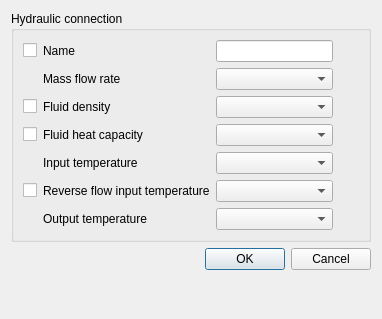
<?xml version="1.0" encoding="UTF-8"?>
<ui version="4.0">
 <class>Dialog</class>
 <widget class="QDialog" name="Dialog">
  <property name="geometry">
   <rect>
    <x>0</x>
    <y>0</y>
    <width>382</width>
    <height>319</height>
   </rect>
  </property>
  <property name="windowTitle">
   <string>Dialog</string>
  </property>
  <layout class="QVBoxLayout" name="verticalLayout">
   <item>
    <widget class="QGroupBox" name="groupBox">
     <property name="title">
      <string>Hydraulic connection</string>
     </property>
     <layout class="QGridLayout" name="gridLayout">
      <item row="0" column="0">
       <widget class="QCheckBox" name="nameCheckBox">
        <property name="text">
         <string/>
        </property>
        <property name="checked">
         <bool>false</bool>
        </property>
       </widget>
      </item>
      <item row="0" column="1">
       <widget class="QLabel" name="label">
        <property name="text">
         <string>Name</string>
        </property>
       </widget>
      </item>
      <item row="0" column="2">
       <widget class="QLineEdit" name="nameLineEdit"/>
      </item>
      <item row="0" column="3">
       <widget class="QWidget" name="bulkLengthInfoIconWidget_2" native="true">
        <property name="sizePolicy">
         <sizepolicy hsizetype="Preferred" vsizetype="Preferred">
          <horstretch>0</horstretch>
          <verstretch>0</verstretch>
         </sizepolicy>
        </property>
        <property name="minimumSize">
         <size>
          <width>20</width>
          <height>20</height>
         </size>
        </property>
        <property name="baseSize">
         <size>
          <width>0</width>
          <height>0</height>
         </size>
        </property>
        <property name="toolTip">
         <string>&lt;html&gt;&lt;head/&gt;&lt;body&gt;&lt;p&gt;If your component has only one hydraulic connection you can typically leave this uncheked.&lt;/p&gt;&lt;/body&gt;&lt;/html&gt;</string>
        </property>
        <property name="styleSheet">
         <string notr="true">image: url(:/tango-icons/status/tango-icon-theme-0.8.90/scalable/status/dialog-information.svg);</string>
        </property>
       </widget>
      </item>
      <item row="1" column="1">
       <widget class="QLabel" name="label_2">
        <property name="text">
         <string>Mass flow rate</string>
        </property>
       </widget>
      </item>
      <item row="1" column="2">
       <widget class="QComboBox" name="massFlowRateComboBox"/>
      </item>
      <item row="2" column="0">
       <widget class="QCheckBox" name="nameCheckBox_2">
        <property name="text">
         <string/>
        </property>
        <property name="checked">
         <bool>false</bool>
        </property>
       </widget>
      </item>
      <item row="2" column="1">
       <widget class="QLabel" name="label_6">
        <property name="text">
         <string>Fluid density</string>
        </property>
       </widget>
      </item>
      <item row="2" column="2">
       <widget class="QComboBox" name="massFlowRateComboBox_2"/>
      </item>
      <item row="2" column="3">
       <widget class="QWidget" name="bulkLengthInfoIconWidget_5" native="true">
        <property name="sizePolicy">
         <sizepolicy hsizetype="Preferred" vsizetype="Preferred">
          <horstretch>0</horstretch>
          <verstretch>0</verstretch>
         </sizepolicy>
        </property>
        <property name="minimumSize">
         <size>
          <width>20</width>
          <height>20</height>
         </size>
        </property>
        <property name="baseSize">
         <size>
          <width>0</width>
          <height>0</height>
         </size>
        </property>
        <property name="toolTip">
         <string>&lt;html&gt;&lt;head/&gt;&lt;body&gt;&lt;p&gt;Not all types need this. If it's not needed by your type, uncheck the box at the very left of this line.&lt;/p&gt;&lt;/body&gt;&lt;/html&gt;</string>
        </property>
        <property name="styleSheet">
         <string notr="true">image: url(:/tango-icons/status/tango-icon-theme-0.8.90/scalable/status/dialog-information.svg);</string>
        </property>
       </widget>
      </item>
      <item row="3" column="0">
       <widget class="QCheckBox" name="nameCheckBox_3">
        <property name="text">
         <string/>
        </property>
        <property name="checked">
         <bool>false</bool>
        </property>
       </widget>
      </item>
      <item row="3" column="1">
       <widget class="QLabel" name="label_7">
        <property name="text">
         <string>Fluid heat capacity</string>
        </property>
       </widget>
      </item>
      <item row="3" column="2">
       <widget class="QComboBox" name="massFlowRateComboBox_3"/>
      </item>
      <item row="3" column="3">
       <widget class="QWidget" name="bulkLengthInfoIconWidget_4" native="true">
        <property name="sizePolicy">
         <sizepolicy hsizetype="Preferred" vsizetype="Preferred">
          <horstretch>0</horstretch>
          <verstretch>0</verstretch>
         </sizepolicy>
        </property>
        <property name="minimumSize">
         <size>
          <width>20</width>
          <height>20</height>
         </size>
        </property>
        <property name="baseSize">
         <size>
          <width>0</width>
          <height>0</height>
         </size>
        </property>
        <property name="toolTip">
         <string>&lt;html&gt;&lt;head/&gt;&lt;body&gt;&lt;p&gt;Not all types need this. If it's not needed by your type, uncheck the box at the very left of this line.&lt;/p&gt;&lt;/body&gt;&lt;/html&gt;</string>
        </property>
        <property name="styleSheet">
         <string notr="true">image: url(:/tango-icons/status/tango-icon-theme-0.8.90/scalable/status/dialog-information.svg);</string>
        </property>
       </widget>
      </item>
      <item row="4" column="1">
       <widget class="QLabel" name="label_3">
        <property name="text">
         <string>Input temperature</string>
        </property>
       </widget>
      </item>
      <item row="4" column="2">
       <widget class="QComboBox" name="inputTempComboBox"/>
      </item>
      <item row="5" column="0">
       <widget class="QCheckBox" name="revInputTempComboBox">
        <property name="text">
         <string/>
        </property>
       </widget>
      </item>
      <item row="5" column="1">
       <widget class="QLabel" name="label_4">
        <property name="text">
         <string>Reverse flow input temperature</string>
        </property>
       </widget>
      </item>
      <item row="5" column="2">
       <widget class="QComboBox" name="revInpuTempComboBox"/>
      </item>
      <item row="5" column="3">
       <widget class="QWidget" name="bulkLengthInfoIconWidget_3" native="true">
        <property name="sizePolicy">
         <sizepolicy hsizetype="Preferred" vsizetype="Preferred">
          <horstretch>0</horstretch>
          <verstretch>0</verstretch>
         </sizepolicy>
        </property>
        <property name="minimumSize">
         <size>
          <width>20</width>
          <height>20</height>
         </size>
        </property>
        <property name="baseSize">
         <size>
          <width>0</width>
          <height>0</height>
         </size>
        </property>
        <property name="toolTip">
         <string>&lt;html&gt;&lt;head/&gt;&lt;body&gt;&lt;p&gt;The input temperature for when the mass flow rate is negative. Not all types can handle reversible flows, this input is not required by all types.&lt;/p&gt;&lt;/body&gt;&lt;/html&gt;</string>
        </property>
        <property name="styleSheet">
         <string notr="true">image: url(:/tango-icons/status/tango-icon-theme-0.8.90/scalable/status/dialog-information.svg);</string>
        </property>
       </widget>
      </item>
      <item row="6" column="1">
       <widget class="QLabel" name="label_5">
        <property name="text">
         <string>Output temperature</string>
        </property>
       </widget>
      </item>
      <item row="6" column="2">
       <widget class="QComboBox" name="outputTempComboBox"/>
      </item>
     </layout>
    </widget>
   </item>
   <item>
    <layout class="QHBoxLayout" name="horizontalLayout">
     <item>
      <spacer name="horizontalSpacer">
       <property name="orientation">
        <enum>Qt::Horizontal</enum>
       </property>
       <property name="sizeHint" stdset="0">
        <size>
         <width>40</width>
         <height>20</height>
        </size>
       </property>
      </spacer>
     </item>
     <item>
      <widget class="QDialogButtonBox" name="buttonBox">
       <property name="standardButtons">
        <set>QDialogButtonBox::Cancel|QDialogButtonBox::Ok</set>
       </property>
      </widget>
     </item>
    </layout>
   </item>
   <item>
    <spacer name="verticalSpacer">
     <property name="orientation">
      <enum>Qt::Vertical</enum>
     </property>
     <property name="sizeHint" stdset="0">
      <size>
       <width>20</width>
       <height>1</height>
      </size>
     </property>
    </spacer>
   </item>
  </layout>
 </widget>
 <resources/>
 <connections/>
</ui>
